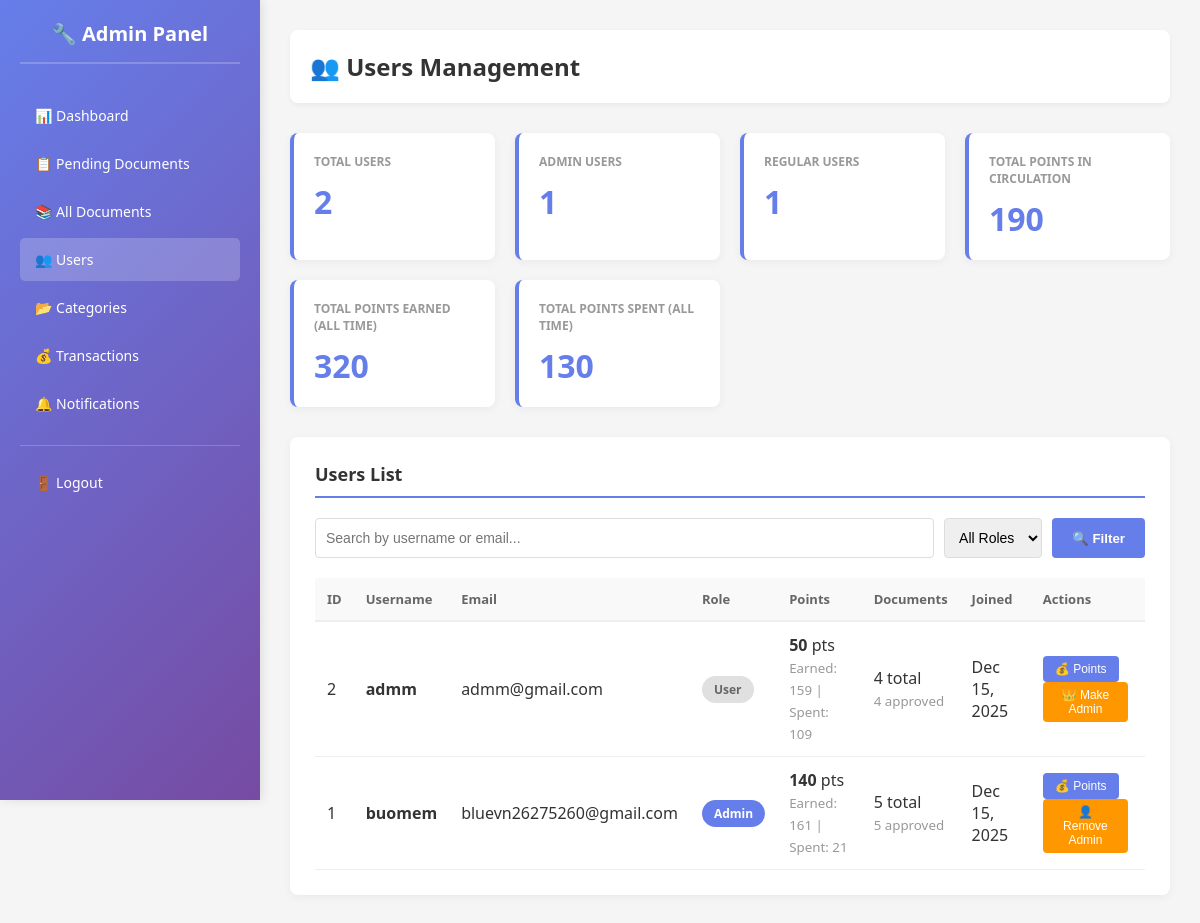
The page /admin/users.php (signed in) on the database its author committed.
### tables this page shows
CREATE TABLE `users` (
  `id` int NOT NULL,
  `username` varchar(50) NOT NULL,
  `email` varchar(100) NOT NULL,
  `role` enum('user','admin') DEFAULT 'user',
  `password` varchar(255) NOT NULL,
  `created_at` timestamp NULL DEFAULT CURRENT_TIMESTAMP,
  `verified_documents_count` int DEFAULT '0'
);

### admin/users.php (the view, shortened to what this page needs)
<?php
require_once __DIR__ . '/../config/points.php';
$search = isset($_GET['search']) ? mysqli_real_escape_string($conn, $_GET['search']) : '';
$role_filter = isset($_GET['role']) ? mysqli_real_escape_string($conn, $_GET['role']) : 'all';
$page = isset($_GET['page']) ? intval($_GET['page']) : 1;
$per_page = 20;
$offset = ($page - 1) * $per_page;
$where_clauses = [];
$where_sql = !empty($where_clauses) ? 'WHERE ' . implode(' AND ', $where_clauses) : '';
$users_query = "
    SELECT u.id, u.username, u.email, u.role, u.created_at,
           COALESCE(up.current_points, 0) as points,
           COALESCE(up.total_earned, 0) as total_earned,
           COALESCE(up.total_spent, 0) as total_spent,
           (SELECT COUNT(*) FROM documents WHERE user_id=u.id) as doc_count,
           (SELECT COUNT(*) FROM documents WHERE user_id=u.id AND status='approved') as approved_docs
    FROM users u
    LEFT JOIN user_points up ON u.id = up.user_id
    $where_sql
    ORDER BY u.created_at DESC
    LIMIT $per_page OFFSET $offset
";
$users = mysqli_query($conn, $users_query);
$stats = mysqli_fetch_assoc(mysqli_query($conn, "
    SELECT
        COUNT(*) as total_users,
        SUM(CASE WHEN role='admin' THEN 1 ELSE 0 END) as admin_count,
        SUM(CASE WHEN role='user' THEN 1 ELSE 0 END) as user_count,
        SUM(COALESCE(up.current_points, 0)) as total_points_in_circulation,
        SUM(COALESCE(up.total_earned, 0)) as total_points_earned_all_time,
        SUM(COALESCE(up.total_spent, 0)) as total_points_spent_all_time
    FROM users u
    LEFT JOIN user_points up ON u.id = up.user_id
"));
?>
<!DOCTYPE html>
<html lang="en">
<head>
</head>
<body>
    <div class="admin-container">
        <?php include __DIR__ . '/../includes/admin-sidebar.php'; ?>
        <div class="admin-content">
            <div class="admin-header">
                <h1>👥 Users Management</h1>
            </div>
            <div class="stats-grid">
                <div class="stat-card">
                    <h3>Total Users</h3>
                    <div class="value"><?= $stats['total_users'] ?></div>
                </div>
                <div class="stat-card">
                    <h3>Admin Users</h3>
                    <div class="value"><?= $stats['admin_count'] ?></div>
                </div>
                <div class="stat-card">
                    <h3>Regular Users</h3>
                    <div class="value"><?= $stats['user_count'] ?></div>
                </div>
                <div class="stat-card">
                    <h3>Total Points in Circulation</h3>
                    <div class="value"><?= number_format($stats['total_points_in_circulation']) ?></div>
                </div>
                <div class="stat-card">
                    <h3>Total Points Earned (All Time)</h3>
                    <div class="value"><?= number_format($stats['total_points_earned_all_time']) ?></div>
                </div>
                <div class="stat-card">
                    <h3>Total Points Spent (All Time)</h3>
                    <div class="value"><?= number_format($stats['total_points_spent_all_time']) ?></div>
                </div>
            </div>
            <div class="content-section">
                <h2>Users List</h2>
                <form method="GET" class="filter-bar">
                    <input type="search" name="search" placeholder="Search by username or email..." value="<?= htmlspecialchars($search) ?>">
                    <select name="role">
                        <option value="all" <?= $role_filter === 'all' ? 'selected' : '' ?>>All Roles</option>
                    </select>
                    <button type="submit">🔍 Filter</button>
                </form>
                <?php if(mysqli_num_rows($users) > 0): ?>
                    <table class="data-table">
                        <thead>
                            <tr>
                                <th>ID</th>
                                <th>Username</th>
                                <th>Email</th>
                                <th>Role</th>
                                <th>Points</th>
                                <th>Documents</th>
                                <th>Joined</th>
                                <th>Actions</th>
                            </tr>
                        </thead>
                        <tbody>
                            <?php while($user = mysqli_fetch_assoc($users)): ?>
                                <tr>
                                    <td><?= $user['id'] ?></td>
                                    <td><strong><?= htmlspecialchars($user['username']) ?></strong></td>
                                    <td><?= htmlspecialchars($user['email']) ?></td>
                                    <td>
                                        <span class="badge <?= $user['role'] === 'admin' ? 'badge-admin' : 'badge-user' ?>">
                                            <?= ucfirst($user['role']) ?>
                                        </span>
                                    </td>
                                    <td>
                                        <strong><?= number_format($user['points']) ?></strong> pts
                                        <br><small style="color: #999;">Earned: <?= number_format($user['total_earned']) ?> | Spent: <?= number_format($user['total_spent']) ?></small>
                                    </td>
                                    <td>
                                        <?= $user['doc_count'] ?> total
                                        <br><small style="color: #999;"><?= $user['approved_docs'] ?> approved</small>
                                    </td>
                                    <td><?= date('M d, Y', strtotime($user['created_at'])) ?></td>
                                    <td>
                                        <button class="action-btn action-btn-primary" onclick="openPointsModal(<?= $user['id'] ?>, '<?= addslashes($user['username']) ?>', <?= $user['points'] ?>)">💰 Points</button>
                                        <button class="action-btn action-btn-warning" onclick="toggleRole(<?= $user['id'] ?>, '<?= $user['role'] ?>')"><?= $user['role'] === 'admin' ? '👤 Remove Admin' : '👑 Make Admin' ?></button>
                                    </td>
                                </tr>
                            <?php endwhile; ?>
                        </tbody>
                    </table>
                <?php else: ?>
                    <div style="text-align: center; padding: 40px; color: #999;">No users found</div>
                <?php endif; ?>
            </div>
        </div>
    </div>
</body>
</html>

### admin/users.php (style rules this page uses)
* { margin: 0; padding: 0; box-sizing: border-box; }
body { font-family: 'Segoe UI', Tahoma, Geneva, Verdana, sans-serif; background: #f5f5f5; color: #333; }
.admin-container { display: flex; min-height: 100vh; }
.admin-content { flex: 1; margin-left: 260px; padding: 30px; }
.admin-header { display: flex; justify-content: space-between; align-items: center; margin-bottom: 30px; background: white; padding: 20px; border-radius: 8px; box-shadow: 0 2px 5px rgba(0,0,0,0.05); }
.admin-header h1 { font-size: 24px; color: #333; }
.stats-grid { display: grid; grid-template-columns: repeat(auto-fit, minmax(200px, 1fr)); gap: 20px; margin-bottom: 30px; }
.stat-card { background: white; padding: 20px; border-radius: 8px; box-shadow: 0 2px 10px rgba(0,0,0,0.05); border-left: 4px solid #667eea; }
.stat-card h3 { font-size: 12px; color: #999; font-weight: 600; margin-bottom: 10px; text-transform: uppercase; }
.stat-card .value { font-size: 32px; font-weight: bold; color: #667eea; }
.content-section { background: white; padding: 25px; border-radius: 8px; box-shadow: 0 2px 10px rgba(0,0,0,0.05); margin-bottom: 30px; }
.content-section h2 { font-size: 18px; margin-bottom: 20px; color: #333; border-bottom: 2px solid #667eea; padding-bottom: 10px; }
.filter-bar { display: flex; gap: 10px; margin-bottom: 20px; flex-wrap: wrap; }
.filter-bar input, .filter-bar select { padding: 10px; border: 1px solid #ddd; border-radius: 4px; font-size: 14px; }
.filter-bar input[type="search"] { flex: 1; min-width: 200px; }
.filter-bar button { padding: 10px 20px; background: #667eea; color: white; border: none; border-radius: 4px; cursor: pointer; font-weight: 600; }
.data-table { width: 100%; border-collapse: collapse; margin-top: 15px; }
.data-table thead { background: #f9f9f9; }
.data-table th { padding: 12px; text-align: left; font-weight: 600; color: #666; border-bottom: 2px solid #eee; font-size: 13px; }
.data-table td { padding: 12px; border-bottom: 1px solid #eee; }
.badge { display: inline-block; padding: 5px 12px; border-radius: 20px; font-size: 12px; font-weight: 600; }
.badge-admin { background: #667eea; color: white; }
.badge-user { background: #e0e0e0; color: #666; }
.action-btn { padding: 6px 12px; margin-right: 5px; border: none; border-radius: 4px; cursor: pointer; font-size: 12px; text-decoration: none; transition: all 0.3s; display: inline-block; }
.action-btn-primary { background: #667eea; color: white; }
.action-btn-warning { background: #ff9800; color: white; }

### rows shown on the page
users: id "2", username "admm", email "admm@gmail.com", role "User", points "50", total_earned "159", total_spent "109", doc_count "4", approved_docs "4", created_at "Dec 15, 2025", shows "👑 Make Admin"
users: id "1", username "buomem", email "bluevn26275260@gmail.com", role "Admin", points "140", total_earned "161", total_spent "21", doc_count "5", approved_docs "5", created_at "Dec 15, 2025", shows "👤 Remove Admin"

### other values the page prints
$stats['total_users'] "2"
$stats['admin_count'] "1"
$stats['user_count'] "1"
$stats['total_points_in_circulation'] "190"
$stats['total_points_earned_all_time'] "320"
$stats['total_points_spent_all_time'] "130"
